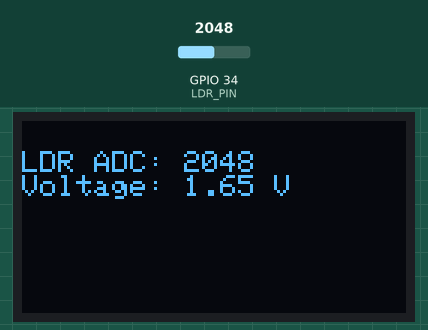
Simulated run of this program. Board: ESP32. On the bench: 128×64 one-colour display. The inputs (shaded band) are chosen by the test bench; at power-on: GPIO 34 (LDR_PIN) = 2048. What the program prints to the serial monitor is not drawn.

Above: at 1.8 s.
1.9 s: GPIO 34 (LDR_PIN) set to 2866
At 3.2 s:
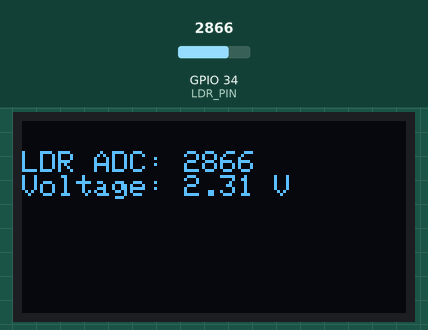
3.6 s: GPIO 34 (LDR_PIN) set to 3603
At 5.3 s:
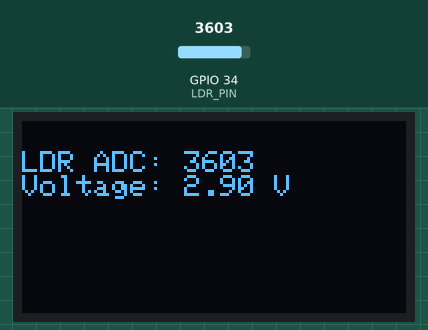
5.6 s: GPIO 34 (LDR_PIN) set to 4095
At 7.7 s:
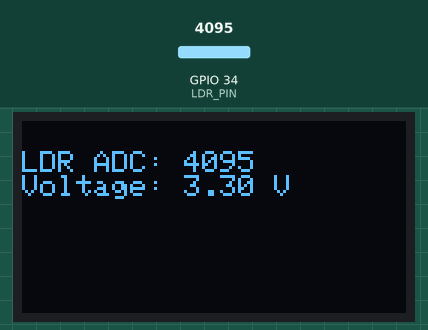
Timing chart, 0 to 9.2 s (numbered marks = the images above; inputs shaded):
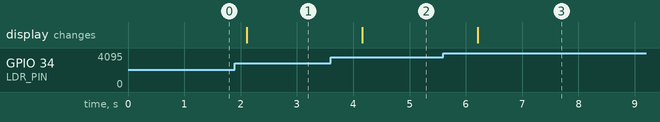

The program:

main.cpp
```cpp
#include <Arduino.h>
#include <Wire.h>
#include <Adafruit_GFX.h>
#include <Adafruit_SSD1306.h>

#define LDR_PIN 34
#define SDA_PIN 21
#define SCL_PIN 22
#define SCREEN_WIDTH 128
#define SCREEN_HEIGHT 64

// Declaration for an SSD1306 display connected to I2C
Adafruit_SSD1306 display(SCREEN_WIDTH, SCREEN_HEIGHT, &Wire, -1);

void setup() {
  Serial.begin(115200);

  // Initialize I2C with custom pins for ESP32
  Wire.begin(SDA_PIN, SCL_PIN);

  // Initialize the OLED display with error handling
  if(!display.begin(SSD1306_SWITCHCAPVCC, 0x3C)) {
    Serial.println(F("SSD1306 allocation failed. Check wiring!"));
    for(;;); // Halt execution if display fails
  }

  display.clearDisplay();
  display.setTextColor(SSD1306_WHITE);
}

void loop() {
  // Read analog value from LDR (ESP32 ADC is 12-bit: 0 to 4095)
  int adcValue = analogRead(LDR_PIN);

  // Convert ADC count to voltage based on 3.3V reference
  float voltage = (adcValue / 4095.0) * 3.3;

  // Update OLED Display
  display.clearDisplay();
  display.setTextSize(1);
  display.setCursor(0, 10);
  display.print("LDR ADC: ");
  display.println(adcValue);
  display.print("Voltage: ");
  display.print(voltage, 2);
  display.println(" V");
  display.display();

  // Print debug info to Serial Monitor
  Serial.printf("ADC: %d  |  Voltage: %.2f V\n", adcValue, voltage);

  delay(1000);
}
```

Measured:
- after the input at 1.9 s, the display: changes after 0.21 s (image 1)
- after the input at 3.6 s, the display: changes after 0.56 s (image 2)
- after the input at 5.6 s, the display: changes after 0.61 s (image 3)
